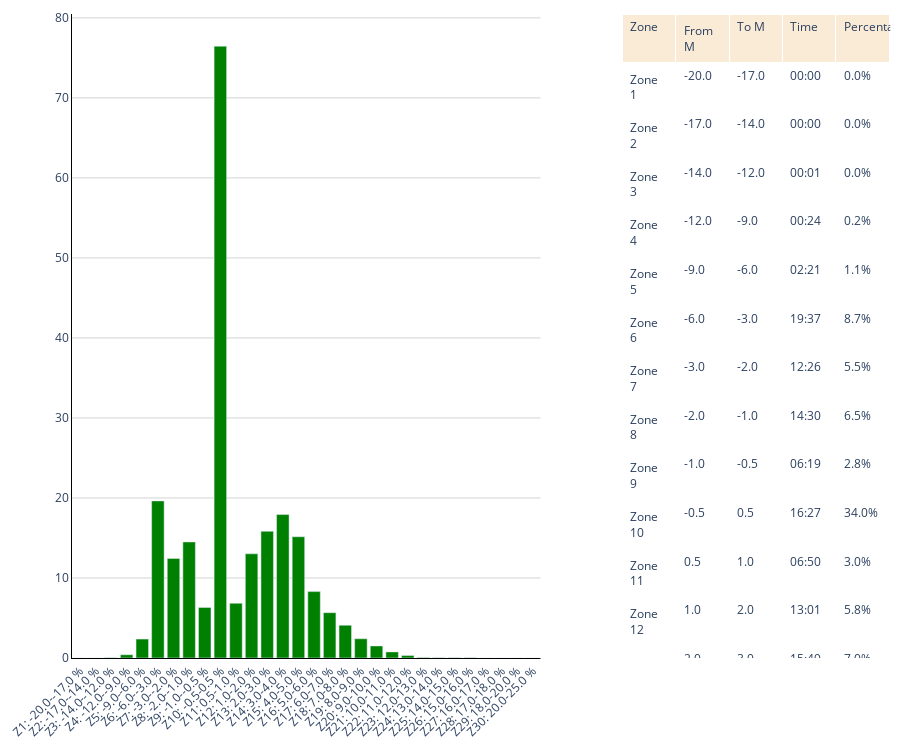

Here is the notebook cell this chart was saved with:
### Markdown cell above
## GRADE

### Code cell
grade_fig = plot_grade_zones(df_activity_visual)
# Save plot as PNG file
pio.write_image(grade_fig, 'visuals/grade_plot.png', width=1200, height=700)

grade_fig

### Figure 1 — Plotly figure (JSON) as saved in the notebook; plotly's stock layout.template omitted (floating-point values rounded to 4 significant figures; data arrays with more than 128 entries replaced by an {"elided": "..."} marker saying what was removed)
{"data": [{"customdata": ["00:00", "00:00", "00:01", "00:24", "02:21", "19:37", "12:26", "14:30", "06:19", "16:27", "06:50", "13:01", "15:49", "17:55", "15:09", "08:17", "05:40", "04:05", "02:24", "01:30", "00:45", "00:18", "00:04", "00:01", "00:01", "00:02", "00:00", "00:00", "00:00", "00:00"], "hovertemplate": "<b>%{x}</b><br>Zone held during %{customdata}<br><extra></extra>", "marker": {"color": "rgb(0, 128, 0)"}, "type": "bar", "x": ["Z1: -20.0--17.0 %", "Z2: -17.0--14.0 %", "Z3: -14.0--12.0 %", "Z4: -12.0--9.0 %", "Z5: -9.0--6.0 %", "Z6: -6.0--3.0 %", "Z7: -3.0--2.0 %", "Z8: -2.0--1.0 %", "Z9: -1.0--0.5 %", "Z10: -0.5-0.5 %", "Z11: 0.5-1.0 %", "Z12: 1.0-2.0 %", "Z13: 2.0-3.0 %", "Z14: 3.0-4.0 %", "Z15: 4.0-5.0 %", "Z16: 5.0-6.0 %", "Z17: 6.0-7.0 %", "Z18: 7.0-8.0 %", "Z19: 8.0-9.0 %", "Z20: 9.0-10.0 %", "Z21: 10.0-11.0 %", "Z22: 11.0-12.0 %", "Z23: 12.0-13.0 %", "Z24: 13.0-14.0 %", "Z25: 14.0-15.0 %", "Z26: 15.0-16.0 %", "Z27: 16.0-17.0 %", "Z28: 17.0-18.0 %", "Z29: 18.0-20.0 %", "Z30: 20.0-25.0 %"], "xaxis": "x", "y": [0, 0, 0.02249, 0.4048, 2.361, 19.63, 12.44, 14.5, 6.319, 76.46, 6.836, 13.02, 15.83, 17.92, 15.16, 8.298, 5.667, 4.093, 2.406, 1.507, 0.7646, 0.3148, 0.06746, 0.02249, 0.02249, 0.04498, 0, 0, 0, 0], "yaxis": "y"}, {"cells": {"align": "left", "fill": {"color": "white"}, "values": {"elided": "5x30 str values"}}, "domain": {"x": [0.6727, 1.0], "y": [0, 1]}, "header": {"align": "left", "fill": {"color": "antiquewhite"}, "values": ["Zone", "From M", "To M", "Time", "Percentage"]}, "type": "table"}], "layout": {"height": 750, "margin": {"b": 10, "l": 10, "r": 10, "t": 10}, "plot_bgcolor": "rgba(0,0,0,0)", "xaxis": {"anchor": "y", "domain": [0, 0.5727], "linecolor": "black", "showgrid": true, "tickangle": -45}, "yaxis": {"anchor": "x", "domain": [0, 1], "gridcolor": "lightgrey", "gridwidth": 1, "linecolor": "black", "showgrid": true}}}
